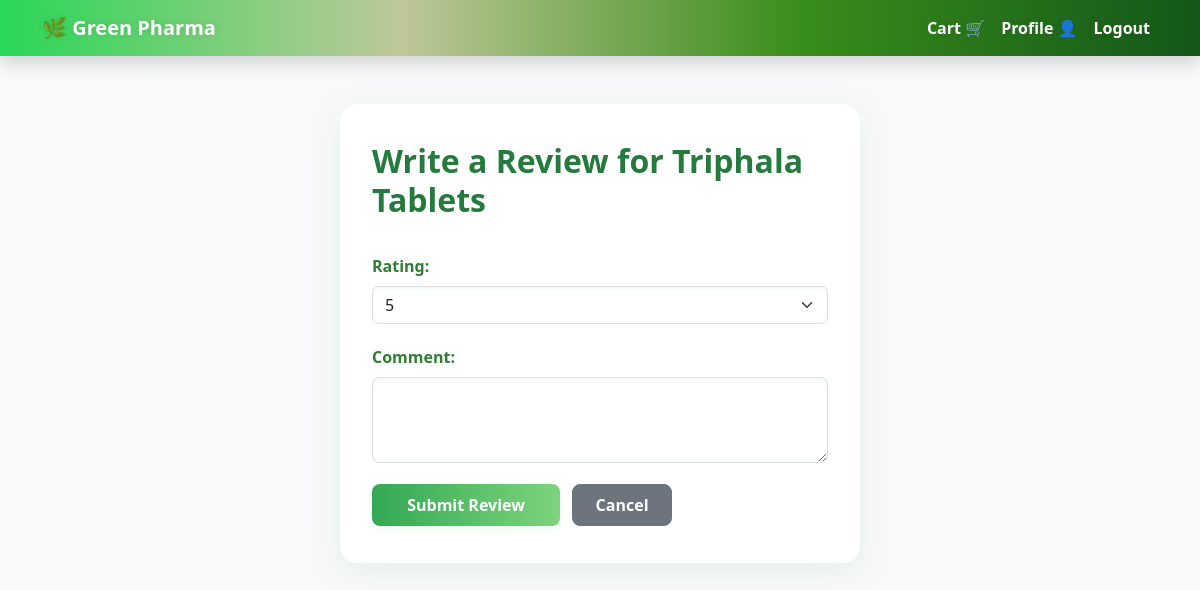
The app's page /customer/product/1/review/ (signed in), older data.
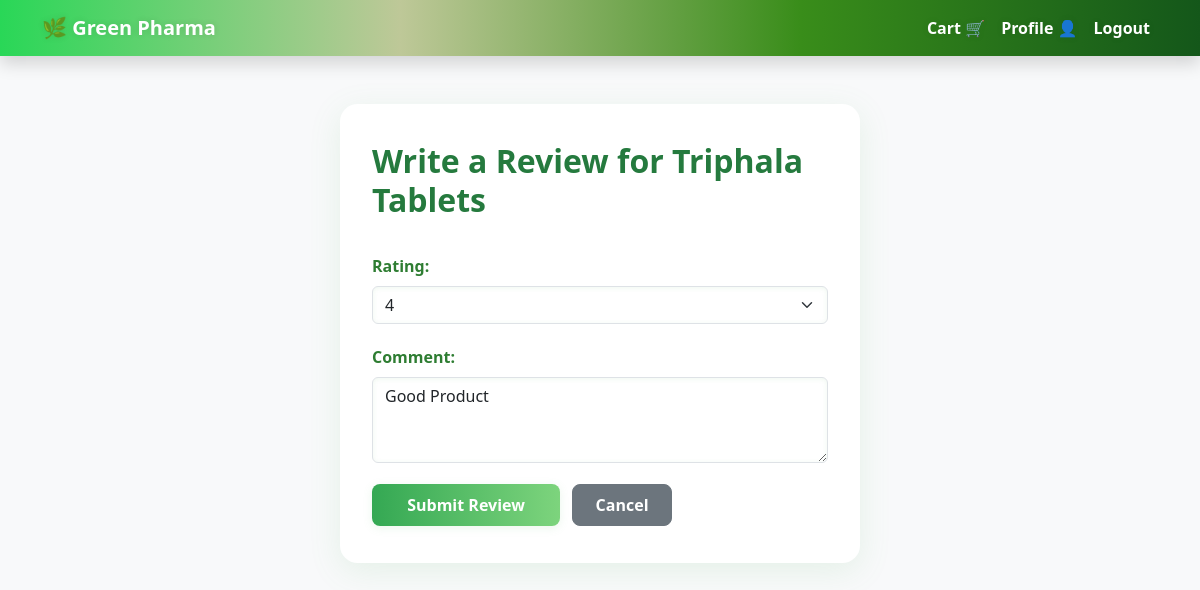
The same page, newer data.
### greenpharma/models.py (models this page shows, shortened)
class Review(models.Model):
    product = models.ForeignKey(Product, on_delete=models.CASCADE, related_name="reviews")
    customer = models.ForeignKey(CustomerProfile, on_delete=models.CASCADE)
    rating = models.PositiveSmallIntegerField(default=5)  # 1 to 5 stars
    comment = models.TextField(blank=True, null=True)
    created_at = models.DateTimeField(default=timezone.now)
    class Meta:
        unique_together = ('product', 'customer')

### greenpharma/views.py (the view)
# urls.py: path('customer/product/<int:product_id>/review/', views.write_review, name='write_review'),
@login_required
def write_review(request, product_id):
    product = get_object_or_404(Product, id=product_id)
    customer = CustomerProfile.objects.get(user=request.user)
    try:
        review = Review.objects.get(product=product, customer=customer)
    except Review.DoesNotExist:
        review = None
    if request.method == "POST":
        form = ReviewForm(request.POST, instance=review)
        if form.is_valid():
            new_review = form.save(commit=False)
            new_review.product = product
            new_review.customer = customer
            new_review.save()
            return redirect('product_detail', product_id=product_id)
    else:
        form = ReviewForm(instance=review)
    return render(request, 'greenpharma/write_review.html', {
        'form': form,
        'product': product,
    })

### greenpharma/forms.py
class ReviewForm(forms.ModelForm):
    class Meta:
        model = Review
        fields = ['rating', 'comment']
        widgets = {
            'rating': forms.Select(choices=[(i,i) for i in range(1,6)], attrs={'class': 'form-select'}),
            'comment': forms.Textarea(attrs={'class': 'form-control', 'rows': 3}),
        }

### greenpharma/templates/greenpharma/write_review.html (shortened to what this page needs)
{% load static %}
<!DOCTYPE html>
<html lang="en">
<head>
    <link href="https://cdn.jsdelivr.net/npm/bootstrap@5.3.0/dist/css/bootstrap.min.css" rel="stylesheet" />
</head>
<body class="bg-light">
<nav class="navbar navbar-expand-lg navbar-dark bg-success shadow">
  <div class="container">
    <a class="navbar-brand fw-bold" href="{% url 'home' %}">🌿 Green Pharma</a>
    <ul class="navbar-nav ms-auto">
      <a class="nav-link text-white" href="{% url 'view_cart' %}">Cart 🛒</a>
      <li class="nav-item"><a class="nav-link text-white" href="{% url 'customer_profile' %}">Profile 👤</a></li>
      <li class="nav-item"><a class="nav-link text-white" href="{% url 'logout' %}">Logout</a></li>
    </ul>
  </div>
</nav>
<div class="container mt-5">
  <h2>Write a Review for {{ product.name }}</h2>
  <form method="POST">
    <div class="mb-3">
      {{ form.rating.label_tag }}
      {{ form.rating }}
    </div>
    <div class="mb-3">
      {{ form.comment.label_tag }}
      {{ form.comment }}
    </div>
    <button type="submit" class="btn btn-primary">Submit Review</button>
    <a href="{% url 'product_detail' product.id %}" class="btn btn-secondary ms-2">Cancel</a>
  </form>
</div>
</body>
</html>

Row changes from the older to the newer data that the page shows:
added Review: rating "4", comment "Good Product"
Text that changed along with them:
form field rating: "5" → (not shown)
